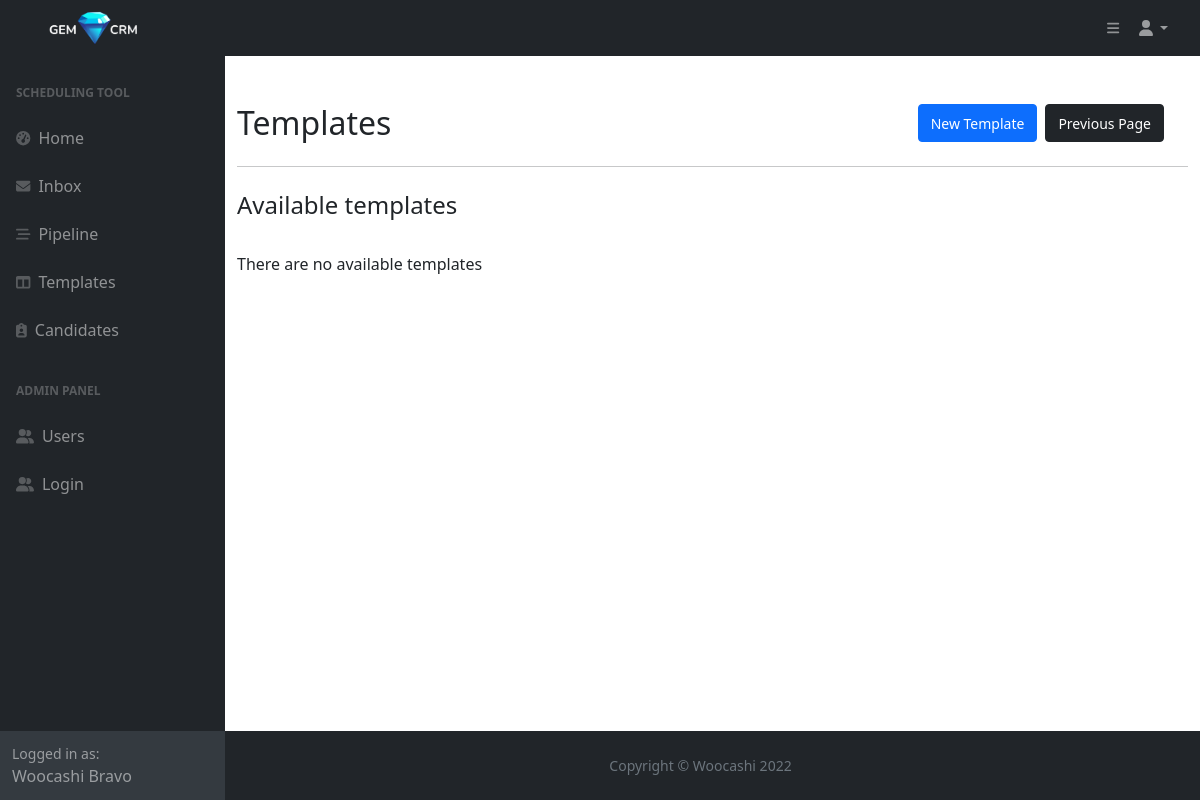
Before: /templates (signed in) with the older database file.
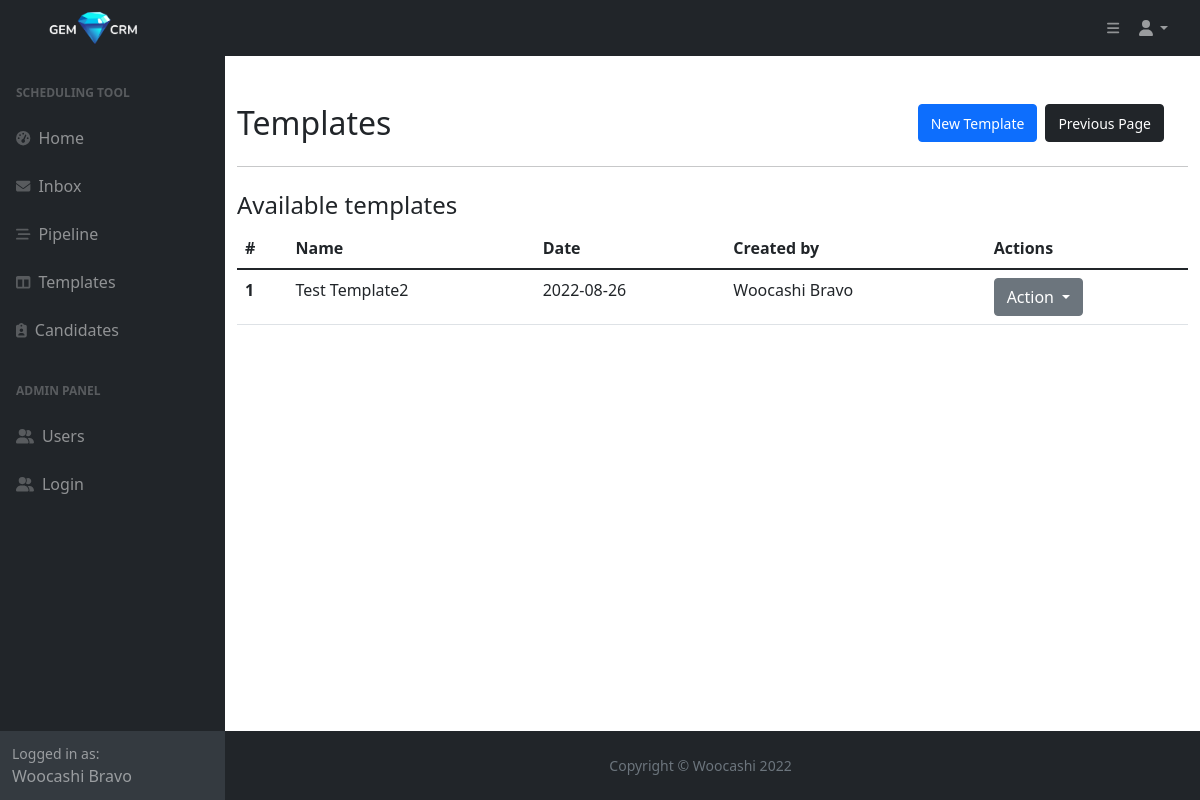
After: the same page with the newer database file.
### main.py (models this page shows)
class Template(db.Model, Base):
    __tablename__="templates"
    id = db.Column(db.Integer, primary_key=True)
    name = db.Column(db.String, nullable=False)
    text = db.Column(db.Text, nullable=False)
    date = db.Column(db.Date, nullable=False)
    owner_id = Column(Integer, ForeignKey('users.id'))
    created_by = relationship("User", back_populates="templates")

class User(db.Model, UserMixin, Base):
    __tablename__="users"
    id = db.Column(db.Integer, primary_key=True)
    first_name = db.Column(db.String, nullable=False)
    last_name = db.Column(db.String, nullable=False)
    full_name = db.Column(db.String, nullable=False)
    email = db.Column(db.String, nullable=False, unique=True)
    phone = db.Column(db.String, nullable=False)
    type = db.Column(db.String, nullable=False)
    password = db.Column(db.String, nullable=False)
    templates = relationship("Template", back_populates="created_by")
    candidates = relationship("Candidate", back_populates="created_by")
    tasks_sent = relationship("Task", primaryjoin="User.id==Task.sender_id", back_populates="from_user")
    tasks_received = relationship("Task", primaryjoin="User.id==Task.recipient_id", back_populates="to_user")
    tasks_delegated = relationship("Task", primaryjoin="User.id==Task.delegate_id", back_populates="delegated_by")
    message = relationship("Message", primaryjoin="Message.user_id==User.id", back_populates="user")

### main.py (the view)
@app.route('/templates')
@login_required
def templates():
    templates = db.session.query(Template).all()
    return render_template('message-templates.html', templates=templates, current_user=current_user, is_authenticated=current_user.is_authenticated)

### main.py (called while the page is built)
@login_manager.user_loader
def load_user(user_id):
    try:
        return User.query.get(user_id)
    except:
        return None

### templates/message-templates.html (shortened to what this page needs)
{% include "header.html" %}
	<main>
		<div class="container mt-4">
			<div class="row d-flex align-items-center">
				<div class="row d-flex justify-content-between">
					<div class="col">
						<h2 class="mt-4">Templates</h2>
					</div>
					<div class="col d-flex justify-content-end mt-4">
						<span><a class="btn btn-primary ms-2" href="{{url_for('new_template')}}"><small>New Template</small></a></span>
						<span><a class="btn btn-dark ms-2" href="javascript:history.back()"><small>Previous Page</small></a></span>
					</div>
				</div>
			</div>
			<hr>
			<div class="row d-flex align-items-center mt-4">
				<h4>Available templates</h4>
			</div>
			{% if templates|length == 0 %}
			<div class="row d-flex align-items-center mt-4">
				<p>There are no available templates</p>
			</div>
			{% else %}
				<table class="table">
				  <thead>
				    <tr>
				      <th scope="col">#</th>
				      <th scope="col">Name</th>
				      <th scope="col">Date</th>
				      <th scope="col">Created by</th>
					    <th scope="col">Actions</th>
				    </tr>
				  </thead>
				  <tbody>
				  {% for template in templates %}
				    <tr>
				      <th scope="row">{{template.id}}</th>
				      <td>{{template.name}}</td>
				      <td>{{template.date}}</td>
				      <td>{{template.created_by.full_name}}</td>
					    <td>
							<div class="dropdown">
							  <button class="btn btn-secondary dropdown-toggle" type="button" data-bs-toggle="dropdown" aria-expanded="false">
							    Action
							  </button>
							</div>
					    </td>
				    </tr>
				  {% endfor %}
				  </tbody>
				</table>
			{% endif %}
		</div>
	</main>
{% include "footer.html" %}

Changed rows visible on the page:
added Template: id "1", name "Test Template2", date "2022-08-26", created_by.full_name "Woocashi Bravo"
Other visible differences:
text no longer shown: "There are no available templates"
text now shown: "# Name Date Created by Actions"
